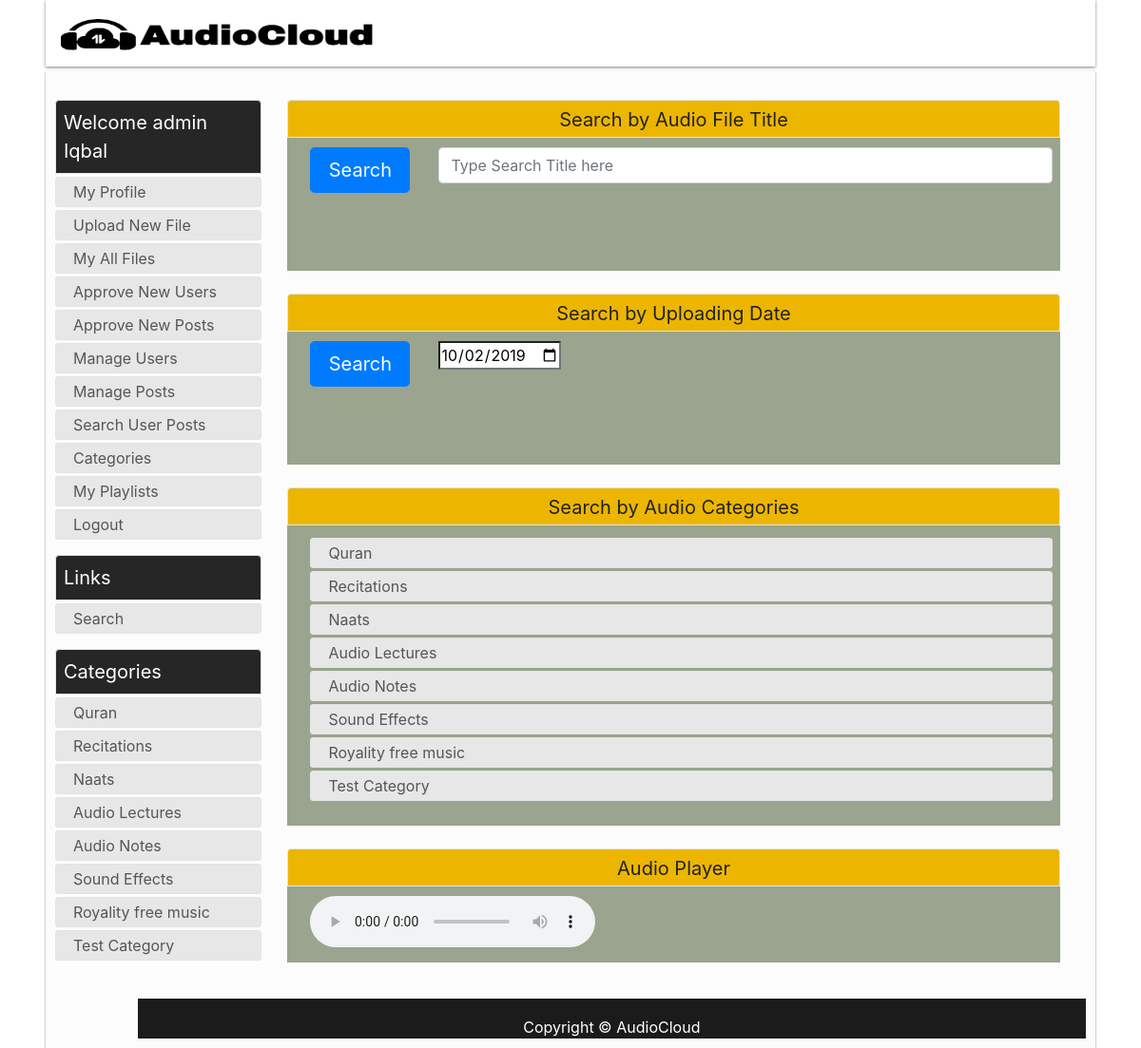
The app's page /AudioCloud/?search=home (signed in) with its own data.
### tables this page shows
CREATE TABLE IF NOT EXISTS `audiocategories` (
  `id` int(20) NOT NULL AUTO_INCREMENT,
  `name` varchar(100) NOT NULL,
  `addedBy` varchar(200) DEFAULT NULL,
  `datetime` timestamp NOT NULL DEFAULT CURRENT_TIMESTAMP,
  PRIMARY KEY (`id`),
  UNIQUE KEY `id` (`id`),
  UNIQUE KEY `name` (`name`)
);

### AudioCloud/redirect.php (called while the page is built, shortened)
<?php
include 'html_Generator.php';
include 'html_Search.php';
class Redirect {
	var $html_gen;
	var $html_search;
	public function __construct( ){
		$this->html_gen = new HTML_Generator();
		$this->html_user = new HTML_User();
		$this->html_search = new HTML_Search();
	 }
	public function Go_to_Search_HOME_Page(){
		$this->html_gen->GiveMe_headerSection();
		$this->html_search->Get_Home_Page();
		$this->html_gen->GiveMe_aside();
		$this->html_gen->GiveMe_footerSection();
	}
}
?>

### AudioCloud/DB_Class.php (called while the page is built, shortened)
<?php
class DB_Class{
	public $host = "localhost";
	public $user = "root";
	public $pass = "";
	public $db = "audiocloud";
	protected $conn ;
	public function __construct( ){
		$this->conn = new mysqli($this->host, $this->user, $this->pass, $this->db);
	}
    public function Get_Categories()
    {
      $sql = "SELECT * FROM audiocategories";
      $result=mysqli_query($this->conn, $sql);
      if(!empty($result)){
        return ($result);
      }else{
        return null;
      }
    }
}
?>

### AudioCloud/html_User.php (the view, shortened to what this page needs)
<?php
class HTML_User {
	public function __construct()
	{
		$this->db_Obj = new DB_Class();
		if(isset($_SESSION['userid']))
		{
			$this->category = $this->db_Obj->Get_Categories();
		}
	}
}
?>

### AudioCloud/html_User.php (the view, shortened to what this page needs)
<?php
class HTML_User {
	public function __construct()
	{
		$this->db_Obj = new DB_Class();
		if(isset($_SESSION['userid']))
		{
			$this->category = $this->db_Obj->Get_Categories();
		}
	}
}
?>

### AudioCloud/html_Generator.php (shortened to what this page needs)
<?php
include 'DB_Class.php';
class HTML_Generator {
	public $baseurl;
	public $headSection;
	public $footer;
	public $db_Obj;
	public function __construct()
	{
		$this->db_Obj = new DB_Class();
		$this->baseurl = "http://" . $_SERVER['HTTP_HOST'] . rtrim(dirname($_SERVER['PHP_SELF']), '/\\') . "/";
		$this->headSection = '<!DOCTYPE html>
		<html lang="en" nighteye="active" style="background-image: none !important;" ne="0.32044710471749926">
		<head>
		<link href="style.css" rel="stylesheet" type="text/css">
		<link rel="stylesheet" href="bootstrap.css" type="text/css">
		<script type="text/javascript" src="jquery.js"></script>
		<title>AudioCloud Project</title>
		</head>
		<body>
		<header>
		<nav class="navbar">
		<div class="main_search row" style="margin-left:50%;">
		<span class="">  </span>
		</div>
		<div class="nav_brand align-content-center"><div id="logo"><a href="'. $this->baseurl .'?val=home"> <img  class="align-self-center" src="logoPNG.png" width="350" height="61" > </a></div>
		</div>
		</nav>
		</header> <div class="main_wrapper"><div id="content">';
		$this->footer = '
		<div class="modal" id="exampleModalCentered" tabindex="-1" role="dialog" aria-labelledby="exampleModalCenteredLabel" aria-hidden="true">
		<div class="modal-dialog modal-dialog-centered" role="document">
		<div class="modal-content">
		<div class="modal-header">
		<h5 class="modal-title" id="exampleModalCenteredLabel">Modal title</h5>
		<button type="button" class="close" data-dismiss="modal" aria-label="Close">
		<span aria-hidden="true">&times;</span>
		</button>
		</div>
		<div class="modal-body" id="modal-body" >
		<span class="w-100" id="abcc"> </span>
		<br>
		<div  id="modaltable">
		</div>
		</div>
		<div class="modal-footer">
		<button type="button" class="btn btn-secondary" data-dismiss="modal">Close</button>
		</div>
		</div>
		</div>
		</div> ';
		$this->footer .= '<script type="text/javascript" src="JS_form.js"></script> </div> <footer>Copyright © AudioCloud </footer> </div> </body></html>';
	}
	public function GiveMe_headerSection()
	{
		echo $this->headSection;
	}
	public function GiveMe_footerSection()
	{
		echo $this->footer;
	}
	public function GiveMe_aside ($user = false, $admin = false)
	{
		echo '<aside>';
		if(isset($_SESSION["log"]) && isset($_SESSION["usertype"]) )
		{
			if($_SESSION["log"])
			{
				if(isset($_SESSION["fullname"]) && isset($_SESSION["usertype"])){
					echo '<div class="box-head"> Welcome '. $_SESSION["usertype"] . '  ' . $_SESSION["fullname"] . '</div>';
				}else{
					echo '<div class="box-head"> Links </div>';
				}
				echo '<div id="categoriesContent">
				<ul>
				<li><a href="'; echo $this->baseurl; echo '?val=myprofile">My Profile</a></li>
				<li><a href="'; echo $this->baseurl; echo '?val=upload"> Upload New File</a></li>
				<li><a href="'; echo $this->baseurl; echo '?val=myAllPosts">My All Files</a></li>';
				if(isset($_SESSION["usertype"])){
					if($_SESSION["usertype"] == "admin"){
						echo '<li><a href="'; echo $this->baseurl; echo '?val=appNewUser"> Approve New Users</a></li>';
						echo '<li><a href="'; echo $this->baseurl; echo '?val=appNewPost"> Approve New Posts</a></li>';
						echo '<li><a href="'; echo $this->baseurl; echo '?val=mgmtUser"> Manage Users</a></li>';
						echo '<li><a href="'; echo $this->baseurl; echo '?val=mgmtPost"> Manage Posts</a></li>';
						echo '<li><a href="'; echo $this->baseurl; echo '?val=singleuserPosts"> Search User Posts</a></li>';
						echo '<li><a href="'; echo $this->baseurl; echo '?val=categories"> Categories </a></li>';
					}
				}
				echo ' <li><a href="'; echo $this->baseurl; echo '?val=playlist">My Playlists</a></li>  <li><a href="'; echo $this->baseurl; echo '?val=logout" >Logout</a></li>
				</ul></div>';
			}
				}
				echo '<div class="box-head">Links</div>
				<div id="categoriesContent">
				<ul>';
				echo '<li><a href="'. $this->baseurl .'?search=home">Search</a></li></ul></div> ';
				echo '<div class="box-head">Categories </div>
				<div id="categoriesContent"> <ul>';
				$categories = $this->db_Obj->Get_Categories();
				if(!empty($categories)){
					foreach ($categories as $category ) {
						echo '<li><a href="'. $this->baseurl .'?search='.$category['name'].'">'.$category['name'].'</a></li>';
					}
				}
				else
				{
					echo '<li> Donot have any categories </li>';
				}
				echo '</ul> </div>';
				echo '<br> </aside>';
	}
}
?>

### AudioCloud/html_Search.php (shortened to what this page needs)
<?php
class HTML_Search
{
	public $db_Obj;
	public $baseurl;
	public function __construct()
	{
		$this->db_Obj = new DB_Class();
		$this->baseurl = "http://" . $_SERVER['HTTP_HOST'] . rtrim(dirname($_SERVER['PHP_SELF']), '/\\') . "/";
	}
	public function Get_Home_Page()
	{
		echo '	<div id="content_wrapper">
		<div class="featured_image" id="divTitle" >
			<div class="head_box" >Search by Audio File Title</div>
		</div>
		<div class="main-agileinfo" id="divTitle2"  style="background-color:#9aa48e; width:100%; height:100%;  padding-top: 10px; padding-right: 1%; padding-bottom: 10px; padding-left: 3%; ">
		<form name="formSearchTitle" id="formSearchTitle" method="post">
		<div class="form-group row">
			<input type="hidden"  class="hidden" name="searchtitle" value="searchtitle">
			<div class="col-sm-2">
					<input type="button" onclick="Search_withTitle(this)" class="btn btn-primary btn-lg btn-block" value="Search">
			</div>
			<div class="col-sm-10">
					<input type="text" class="form-control" id="title" name="title"  maxlength="40" placeholder="Type Search Title here" required>
			</div>
		</div>
		</form>
		<div id="outputtitle"></div>
		<div id="audioDetails"> <ul id="searchtitleUL">
		</ul> </div>
		</div>
		<br>
		<div id="divDate" class="featured_image">
			<div class="head_box" >Search by Uploading Date</div>
		</div>
		<div class="main-agileinfo" id="divDate2" style="background-color:#9aa48e; width:100%; height:100%;  padding-top: 10px; padding-right: 1%; padding-bottom: 10px; padding-left: 3%; ">
		<form name="formSearchDate" id="formSearchDate" method="post">
		<div class="form-group row">
			<div class="col-sm-2">
					<input type="button" onclick="Search_withDate(this)" class="btn btn-primary btn-lg btn-block" value="Search">
			</div>
			<div class="col-sm-10">
					<input type="date" id="start" name="dateValue" value="2019-10-02" min="2018-01-01" max="2022-12-31">
			</div>
		</div>
		</form>
		<div id="outputdate"></div>
		<div id="audioDetails"> <ul id="searchdateUL">
		</ul> </div>
		</div>
		<br>
		<div id="divCategory" class="featured_image">
			<div class="head_box"> Search by Audio Categories </div>
		</div>
		<div class="main-agileinfo" id="divCategory2" style="background-color:#9aa48e; width:100%; height:100%;  padding-top: 10px; padding-right: 1%; padding-bottom: 10px; padding-left: 3%; "> ';
		echo '<div id="categoriesContent"> <ul>';
				$categories = $this->db_Obj->Get_Categories();
				if(!empty($categories)){
					foreach ($categories as $category ) {
						echo '<li><a href="'. $this->baseurl .'?search='.$category['name'].'">'.$category['name'].'</a></li>';
					}
				}
				else
				{
					echo '<li> Donot have any categories </li>';
				}
				echo '</ul> </div>';
		echo '<div id="output"></div>
		</div>
		<br>
		<div class="featured_image">
			<div class="head_box" >Audio Player</div>
		</div>
		<div class="main-agileinfo" style="background-color:#9aa48e; width:100%; height:100%;  padding-top: 10px; padding-right: 1%; padding-bottom: 10px; padding-left: 3%; ">
		 <audio id="audioPlayer" controls="controls" loop >
			<source id="audiosrc" >
			Your browser does not support the
			<code>audio</code> element.
			</audio>
		</div>
		</div>';
	}
}
?>

### AudioCloud/style.css (style rules this page uses)
* { margin: 0px; padding: 0px; }
a:link { text-decoration:none;color:#6699ff; }
header,div, section, footer, aside, nav, article, hgroup { display:block; }
body { font: normal normal 12px Oswald,'Bebas Neue',Bebas,'Arial Narrow',Sans-Serif;background: url(/img/bg.png); }
.main_wrapper { background: #FCFCFC;;padding: 30px 10px 10px 10px;width: 92%; position: absolute;left:0;right:0;margin-left:auto;margin-right:auto;box-shadow: 0px 1px 2px rgba(0,0,0,0.5);margin-bottom: 50px; }
aside { width: 20%; }
aside .box-head { border-top-left-radius: 4px;border-top-right-radius: 4px;background: #262626;color: #ffffff;text-transform: none;font-size: 20px;border: 1px solid #e5e4e4;padding: 8px;margin-bottom: 3px; }
#categoriesContent ul { list-style: none; }
#categoriesContent ul li { border-radius: 3px; margin: 3px 0 0 0; border: 1px solid #e5e4e4; padding: 0; height: 32px; background: #e7e7e7; overflow: hidden; text-overflow: ellipsis; }
#categoriesContent ul li a { font-size: 16px;line-height: 18px;color: #565656;text-decoration: none;text-transform: none; display: block;padding: 7px;padding-left:18px; display: -webkit-box; margin: 0 auto; line-height: 1; -webkit-line-clamp: 2; -webkit-box-orient: vertical; overflow: hidden; text-overflow: ellipsis; }
#content_wrapper { width: 75%;float: right;margin-bottom: 20px;margin-right: 27px; }
.featured_image { width: 100%;text-align: center; }
.featured_image .head_box { border-top-left-radius: 4px;border-top-right-radius: 4px;height: 40px;width: 100%;background:#ECB600 !important;color: #222222;text-transform: none;font-size: 20px;line-height: 41px;text-align: center;border: 1px solid #e5e4e4; }
footer { width: 92%; margin: 0 auto;height: 42px;background:#1B1B1B;text-align: center;float: right;color: white;font-size: 16px;padding-top: 18px;margin-top: 10px;margin: 0 auto; }
#audioDetails { width: 100%; padding-bottom: 10px; padding-top: 10px; margin-bottom: 20px; }
#contact-usbox input, select, button, .btn { display: inline-block;padding: 4px;margin: 0;outline: none;background-color: #FFF;border: 1px solid #bdbdbd;-webkit-border-radius: 3px;border-radius: 3px;outline: none; }
.navbar { height: 70px;margin: 0 auto;margin-bottom: 5px;width: 92%; margin-top: 0px;box-shadow: 0px 1px 3px rgba(0,0,0,0.5); }
.nav_brand { width: 107px;height: 70px;position: absolute;text-align: center;color: white; }
#logo { padding-top: 3px; }
#logo a { font-size: 29px;color: #ECB600;font-family: 'Oswald', sans-serif;text-decoration:none; }
.main_search { width: 402px;height: 86px;margin: 7px 35px 0 0;float: right; }
a { color:rgb(140,140,250); }
html { color:#000; background-image:none !important; background:#fff !important; }
body { background-color:#fff; background-image:none !important; }
input, select, textarea, button { color:#000; background-color:#fff; }
html { filter: contrast(100%) brightness(100%) saturate(100%); }

### records on screen
audiocategories: name "Quran"
audiocategories: name "Recitations"
audiocategories: name "Naats"
audiocategories: name "Audio Lectures"
audiocategories: name "Audio Notes"
audiocategories: name "Sound Effects"
audiocategories: name "Royality free music"
audiocategories: name "Test Category"

### other values on screen
$_SESSION["usertype"] "admin"
$_SESSION["fullname"] "Iqbal"
